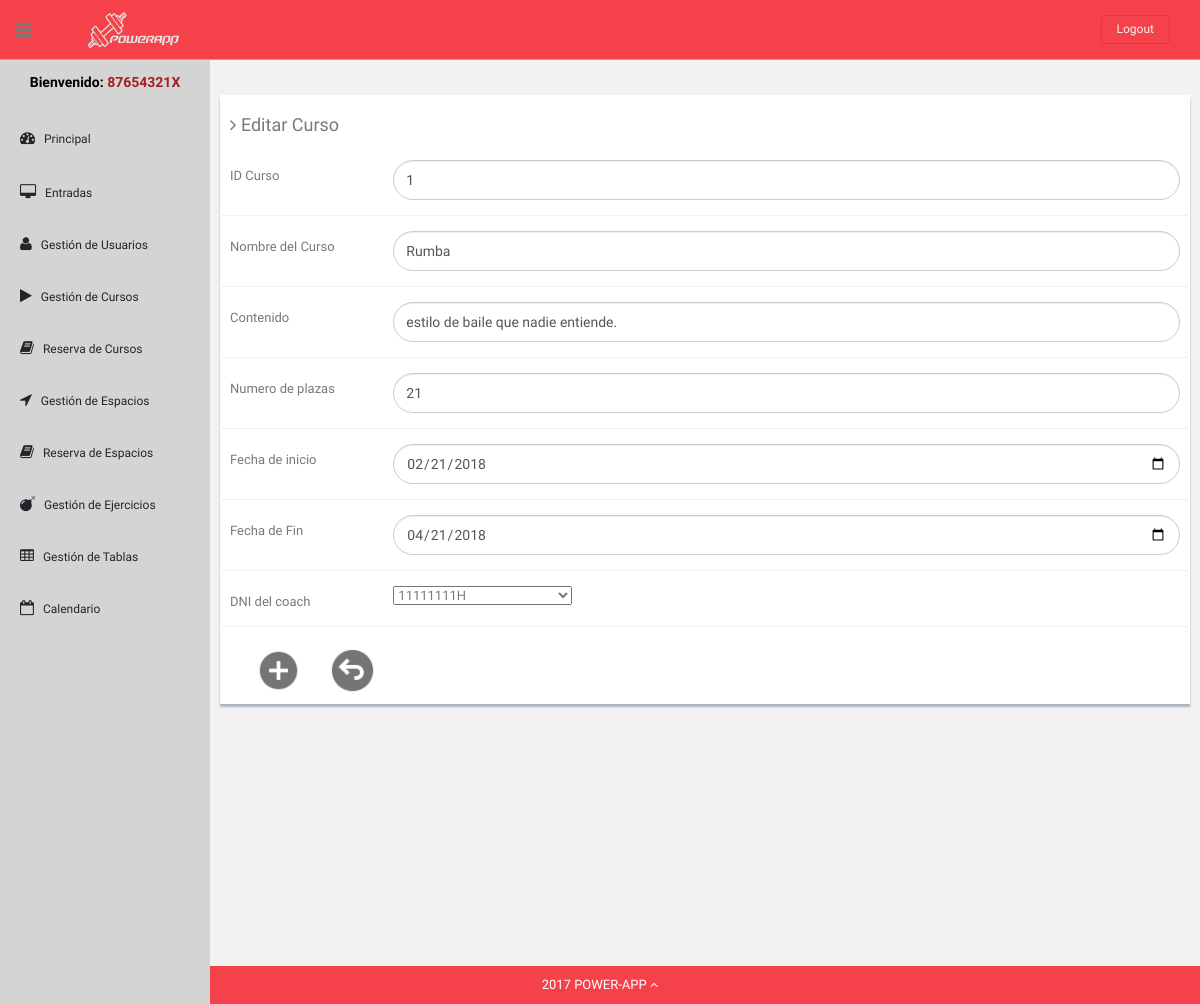
/Controllers/formLoader.php?IDCourses=1&form=courseEdit (signed in), run on the app's committed database.
### tables this page shows
CREATE TABLE Courses (

    IDCourses int NOT NULL AUTO_INCREMENT,
    Name varchar(80) NOT NULL,
    Content varchar(80) NOT NULL,
    DataStart date NOT NULL,
    DataEnd date NOT NULL,
    NPlaces int NOT NULL,
	DNICoach varchar(9) NOT NULL,

    PRIMARY KEY (IDCourses),
    FOREIGN KEY (DNICoach) REFERENCES UsersGym(DNI)
);

### Models/Course.php (called while the page is built, shortened)
<?php
class Course{
    private $IDCourses;
    private $Name;
    private $Content;
    private $DataStart;
    private $DataEnd;
    private $NPlaces;
    private $DNICoach;
    public function __construct($IDCourses)
    {
        $this->IDCourses = $IDCourses;
    }
    public function loadDataAssoc($dataArray){
        $this->Name = $dataArray['Name'];
        $this->Content = $dataArray['Content'];
        $this->DataStart = $dataArray['DataStart'];
        $this->DataEnd = $dataArray['DataEnd'];
        $this->NPlaces = $dataArray['NPlaces'];
        $this->DNICoach = $dataArray['DNICoach'];
    }
    public function getIDCourses()
    {
        return $this->IDCourses;
    }
    public function getName()
    {
        return $this->Name;
    }
    public function getContent()
    {
        return $this->Content;
    }
    public function getDataStart()
    {
        return $this->DataStart;
    }
    public function getDataEnd()
    {
        return $this->DataEnd;
    }
    public function getNPlaces()
    {
        return $this->NPlaces;
    }
    public function getDNICoach()
    {
        return $this->DNICoach;
    }
}
?>

### Models/CoursesModel.php (called while the page is built, shortened)
<?php
class CourseDAO{
    private $DBLink;
    private $serverName = "localhost";
    private $userName = "admin";
    private $passWord = "admin";
    private $DBName = "powerAppDB";
    function __construct()
    {
        $this->DBLink = new mysqli($this->serverName, $this->userName, $this->passWord, $this->DBName);
    }
    function get(Course $course){
        $statement = $this->DBLink->prepare("SELECT * FROM Courses WHERE IDCourses=?");
        $IDCourses = $course->getIDCourses();
        $statement->bind_param("i",$IDCourses);
        if(!$statement->execute()) {
            return "Falló la ejecución: (" . $statement->errno . ") " . $statement->error;
        }else{
            $result = $statement->get_result();
            return "ok";
        }
    }
}
?>

### Views/courseEditView.php (the view, shortened to what this page needs)
<?php
class courseEditView{
    var $course;
    function __construct(Course $course,array $coachs){
        $this->course = $course;
        $this->render();
    }
    function render(){
        ?>
        <div class="row mt">
            <div class="col-lg-12">
                <div class="form-panel">
                    <h4 class="mb"><i class="fa fa-angle-right"></i> Editar Curso</h4>
                    <form method="post" class="form-horizontal style-form" action="../Controllers/CoursesActionController.php?action=EDIT">
                        <div class="form-group">
                            <label class="col-sm-2 col-sm-2 control-label">ID Curso</label>
                            <div class="col-sm-10">
                                <input type="number" class="form-control round-form" name="IDCourses" value="<?php echo $this->course->getIDCourses();?>" >
                            </div>
                        </div>
                        <div class="form-group">
                            <label class="col-sm-2 col-sm-2 control-label">Nombre del Curso</label>
                            <div class="col-sm-10">
                                <input type="text" class="form-control round-form" name="Name" value="<?php echo $this->course->getName();?>">
                            </div>
                        </div>
                        <div class="form-group">
                            <label class="col-sm-2 col-sm-2 control-label">Contenido</label>
                            <div class="col-sm-10">
                                <input type="text" class="form-control round-form" name="Content" value="<?php echo $this->course->getContent();?>">
                            </div>
                        </div>
                        <div class="form-group">
                            <label class="col-sm-2 col-sm-2 control-label">Numero de plazas</label>
                            <div class="col-sm-10">
                                <input type="number" class="form-control round-form" name="NPlaces" value="<?php echo $this->course->getNPlaces();?>">
                            </div>
                        </div>
                        <div class="form-group">
                            <label class="col-sm-2 col-sm-2 control-label">Fecha de inicio</label>
                            <div class="col-sm-10">
                                <input type="date" class="form-control round-form" name="DataStart" value="<?php echo $this->course->getDataStart();?>">
                            </div>
                        </div>
                        <div class="form-group">
                            <label class="col-sm-2 col-sm-2 control-label">Fecha de Fin</label>
                            <div class="col-sm-10">
                                <input type="date" class="form-control round-form" name="DataEnd" value="<?php echo $this->course->getDataEnd();?>">
                            </div>
                        </div>
                        <div class="form-group">
                            <label class="col-sm-2 col-sm-2 control-label">DNI del coach</label>
                            <div class="col-sm-10">
                                <select name="DNICoach" required>
                                    <?php
                                    echo "<option selected value='".$this->course->getDNICoach()."'>".$this->course->getDNICoach()."</option>";
                                    ?>
                                </select>
                            </div>
                        </div>
                        <button class="submit" type="submit"><img src="../Templates/img2/add.png"></button>
                        <a class="submit" href="../Controllers/CoursesShowAllController.php"><img src="../Templates/img2/atras.png"></a>
                    </form>
                </div>
            </div>
        </div>
        <?php
    }
}

### Templates/css2/style2.css (style rules this page uses)
body { color: #797979; background: #f2f2f2; font-family: 'Ruda', sans-serif; padding: 0px !important; margin: 0px !important; font-size:13px; }
ul li { list-style: none; }
a, a:hover, a:focus { text-decoration: none; outline: none; }
#container { width: 100%; height: 100%; }
.mt { margin-top: 25px; }
.mb { margin-bottom: 25px; }
ul.top-menu > li > .logout { color: #f2f2f2; font-size: 12px; border-radius: 4px; -webkit-border-radius: 4px; border: 1px solid #F5302E !important; padding: 5px 15px; margin-right: 15px; background: #F5424A; margin-top: 15px; }
.header, .footer { min-height: 60px; padding: 0 15px; }
.header { position: fixed; left: 0; right: 0; z-index: 1002; }
.black-bg { background: #F5424A; border-bottom: 1px solid #c9aa5f; }
a.logo { font-size: 20px; color: #ffffff; float: left; margin-top: 10px; text-transform: uppercase; }
#top_menu .nav > li, ul.top-menu > li { float: left; }
ul.top-menu > li > a { color: #666666; font-size: 16px; border-radius: 4px; -webkit-border-radius: 4px; border:1px solid #666666 !important; padding: 2px 6px; margin-right: 15px; }
.sidebar-toggle-box { float: left; padding-right: 15px; margin-top: 20px; }
.sidebar-toggle-box .fa-bars { cursor: pointer; display: inline-block; font-size: 20px; }
.form-panel { background: #ffffff; margin: 10px; padding: 10px; box-shadow: 0px 3px 2px #aab2bd; text-align: left; }
label { font-weight: 400; }
.form-horizontal.style-form .form-group { border-bottom: 1px solid #eff2f7; padding-bottom: 15px; margin-bottom: 15px; }
.round-form { border-radius: 500px; -webkit-border-radius: 500px; }
@media (min-width: 768px) { .form-horizontal .control-label { text-align: left; } }
.site-footer { background: #F5424A; color: #fff; padding: 10px 0; }
.submit { border: none; background: none; }
.submit img { margin-top: 5px; margin-left: 20px; width: 45px; height: 45px; }

### data on the page
courses: IDCourses "1", Name "Rumba", Content "estilo de baile que nadie entiende.", NPlaces "21", DataStart "02/21/2018", DataEnd "04/21/2018", DNICoach "11111111H"

### other printed values
$_SESSION['login'] "87654321X"
